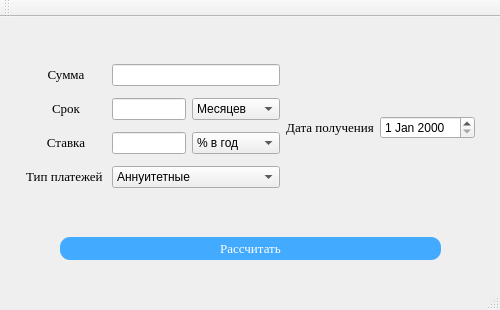
<?xml version="1.0" encoding="UTF-8"?>
<ui version="4.0">
 <class>MainWindow</class>
 <widget class="QMainWindow" name="MainWindow">
  <property name="geometry">
   <rect>
    <x>0</x>
    <y>0</y>
    <width>500</width>
    <height>310</height>
   </rect>
  </property>
  <property name="windowTitle">
   <string>Кредитный калькулятор</string>
  </property>
  <widget class="QWidget" name="centralWidget">
   <widget class="QPushButton" name="doButton">
    <property name="geometry">
     <rect>
      <x>60</x>
      <y>220</y>
      <width>381</width>
      <height>23</height>
     </rect>
    </property>
    <property name="font">
     <font>
      <family>Times New Roman</family>
      <pointsize>10</pointsize>
     </font>
    </property>
    <property name="styleSheet">
     <string notr="true">background-color:#42aaff;
border-radius: 10px;
font: 10pt &quot;Times New Roman&quot;;
color:#ffffff;
</string>
    </property>
    <property name="text">
     <string>Рассчитать</string>
    </property>
   </widget>
   <widget class="QWidget" name="layoutWidget">
    <property name="geometry">
     <rect>
      <x>10</x>
      <y>30</y>
      <width>481</width>
      <height>161</height>
     </rect>
    </property>
    <layout class="QHBoxLayout" name="horizontalLayout_2">
     <item>
      <spacer name="horizontalSpacer">
       <property name="orientation">
        <enum>Qt::Horizontal</enum>
       </property>
       <property name="sizeHint" stdset="0">
        <size>
         <width>40</width>
         <height>20</height>
        </size>
       </property>
      </spacer>
     </item>
     <item>
      <layout class="QGridLayout" name="gridLayout">
       <item row="3" column="1" colspan="2">
        <widget class="QComboBox" name="paymentTypeComboBox">
         <item>
          <property name="text">
           <string>Аннуитетные</string>
          </property>
         </item>
         <item>
          <property name="text">
           <string>Дифференцированные</string>
          </property>
         </item>
        </widget>
       </item>
       <item row="2" column="0">
        <widget class="QLabel" name="label_3">
         <property name="font">
          <font>
           <family>Times New Roman</family>
           <pointsize>10</pointsize>
          </font>
         </property>
         <property name="text">
          <string>&lt;html&gt;&lt;head/&gt;&lt;body&gt;&lt;p align=&quot;center&quot;&gt;&lt;span style=&quot; font-size:10pt;&quot;&gt;Ставка&lt;/span&gt;&lt;/p&gt;&lt;/body&gt;&lt;/html&gt;</string>
         </property>
        </widget>
       </item>
       <item row="1" column="1">
        <widget class="QLineEdit" name="timeLineEdit"/>
       </item>
       <item row="0" column="0">
        <widget class="QLabel" name="label_2">
         <property name="font">
          <font>
           <family>Times New Roman</family>
           <pointsize>10</pointsize>
          </font>
         </property>
         <property name="text">
          <string>&lt;html&gt;&lt;head/&gt;&lt;body&gt;&lt;p align=&quot;center&quot;&gt;&lt;span style=&quot; font-size:10pt;&quot;&gt;Сумма&lt;/span&gt;&lt;/p&gt;&lt;/body&gt;&lt;/html&gt;</string>
         </property>
        </widget>
       </item>
       <item row="1" column="0">
        <widget class="QLabel" name="label">
         <property name="font">
          <font>
           <family>Times New Roman</family>
           <pointsize>10</pointsize>
          </font>
         </property>
         <property name="text">
          <string>&lt;html&gt;&lt;head/&gt;&lt;body&gt;&lt;p align=&quot;center&quot;&gt;&lt;span style=&quot; font-size:10pt;&quot;&gt;Срок&lt;/span&gt;&lt;/p&gt;&lt;/body&gt;&lt;/html&gt;</string>
         </property>
        </widget>
       </item>
       <item row="3" column="0">
        <widget class="QLabel" name="label_4">
         <property name="font">
          <font>
           <family>Times New Roman</family>
           <pointsize>10</pointsize>
          </font>
         </property>
         <property name="text">
          <string>&lt;html&gt;&lt;head/&gt;&lt;body&gt;&lt;p align=&quot;center&quot;&gt;&lt;span style=&quot; font-size:10pt;&quot;&gt;Тип платежей &lt;/span&gt;&lt;/p&gt;&lt;/body&gt;&lt;/html&gt;</string>
         </property>
        </widget>
       </item>
       <item row="1" column="2">
        <widget class="QComboBox" name="periodComboBox">
         <item>
          <property name="text">
           <string>Месяцев</string>
          </property>
         </item>
         <item>
          <property name="text">
           <string>Лет</string>
          </property>
         </item>
        </widget>
       </item>
       <item row="2" column="1">
        <widget class="QLineEdit" name="percentLineEdit"/>
       </item>
       <item row="0" column="1" colspan="2">
        <widget class="QLineEdit" name="sumLineEdit"/>
       </item>
       <item row="2" column="2">
        <widget class="QComboBox" name="rateComboBox">
         <item>
          <property name="text">
           <string>% в год</string>
          </property>
         </item>
         <item>
          <property name="text">
           <string>% в месяц</string>
          </property>
         </item>
        </widget>
       </item>
      </layout>
     </item>
     <item>
      <layout class="QHBoxLayout" name="horizontalLayout">
       <item>
        <widget class="QLabel" name="label_5">
         <property name="font">
          <font>
           <family>Times New Roman</family>
           <pointsize>10</pointsize>
          </font>
         </property>
         <property name="text">
          <string>&lt;html&gt;&lt;head/&gt;&lt;body&gt;&lt;p align=&quot;center&quot;&gt;&lt;span style=&quot; font-size:10pt;&quot;&gt;Дата получения&lt;/span&gt;&lt;/p&gt;&lt;/body&gt;&lt;/html&gt;</string>
         </property>
        </widget>
       </item>
       <item>
        <widget class="QDateEdit" name="dateEdit"/>
       </item>
      </layout>
     </item>
     <item>
      <spacer name="horizontalSpacer_2">
       <property name="orientation">
        <enum>Qt::Horizontal</enum>
       </property>
       <property name="sizeHint" stdset="0">
        <size>
         <width>40</width>
         <height>20</height>
        </size>
       </property>
      </spacer>
     </item>
    </layout>
   </widget>
  </widget>
  <widget class="QMenuBar" name="menuBar">
   <property name="geometry">
    <rect>
     <x>0</x>
     <y>0</y>
     <width>500</width>
     <height>21</height>
    </rect>
   </property>
  </widget>
  <widget class="QToolBar" name="mainToolBar">
   <attribute name="toolBarArea">
    <enum>TopToolBarArea</enum>
   </attribute>
   <attribute name="toolBarBreak">
    <bool>false</bool>
   </attribute>
  </widget>
  <widget class="QStatusBar" name="statusBar"/>
 </widget>
 <layoutdefault spacing="6" margin="11"/>
 <resources/>
 <connections/>
</ui>
